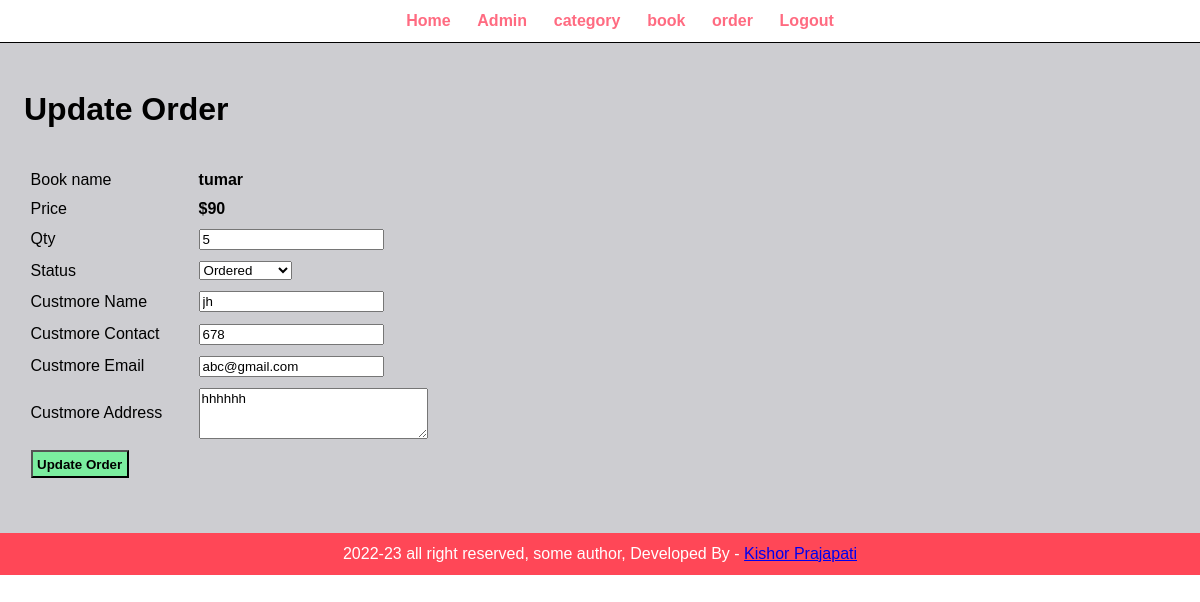
The page /admin/u-o.php?id=10 (signed in) on the database its author committed.
### tables this page shows
CREATE TABLE `order` (
  `id` int(10) UNSIGNED NOT NULL,
  `book` varchar(150) NOT NULL,
  `price` varchar(255) NOT NULL,
  `qty` decimal(10,0) NOT NULL,
  `total` varchar(255) NOT NULL,
  `order_date` datetime NOT NULL,
  `status` varchar(10) NOT NULL,
  `customer_name` varchar(10) NOT NULL,
  `customer_contect` varchar(20) NOT NULL,
  `customer_email` varchar(150) NOT NULL,
  `customer_address` varchar(255) NOT NULL
);

### admin/u-o.php (the view, shortened to what this page needs)
<?php include('p/menu.php');  ?>
<div class="main">
    <div class="wrapper">
        <h1>Update Order</h1><br><br>
        <?php
            if(isset($_GET['id'])){
                $id = $_GET['id'];
                $sql = "SELECT * FROM `order` WHERE id=$id";
                $res = mysqli_query($conn, $sql);
                $count = mysqli_num_rows($res);
                if($count==1){
                    $row=mysqli_fetch_assoc($res);
                        $book = $row['book'];
                        $price = $row['price'];
                        $qty = $row['qty'];
                        $status = $row['status'];
                        $customer_name = $row['customer_name'];
                        $customer_contect = $row['customer_contect'];
                        $customer_email = $row['customer_email'];
                        $customer_address = $row['customer_address'];
                }else{
                    header("location:".SIT."admin/m-o.php");
                }
            }else{
                header("location:".SIT."admin/m-o.php");
            }
        ?>
        <form action="#" method='POST'>
    <table class="tbl-30">
    <tr>
        <td>Book name</td>
        <td><b><?php echo $book; ?></b></td>
    </tr>
    <tr>
        <td>Price</td>
        <td><b>$<?php echo $price; ?></b></td>
    </tr>
    <tr>
        <td>Qty</td>
        <td>
            <input type='number' name='qty' value='<?php echo $qty; ?>'>
        </td>
    </tr>
    <tr>
        <td>Status</td>
        <td>
            <select name='status'>
            <option <?php if($status=='Ordered'){echo "selected";} ?>value='Ordered'>Ordered</option>
            </select>
        </td>
    </tr>
    <tr>
        <td>Custmore Name</td>
        <td><input type='text' name='customer_name' value='<?php echo $customer_name; ?>'></td>
    </tr>
    <tr>
        <td>Custmore Contact</td>
        <td><input type='text' name='customer_contect' value='<?php echo $customer_contect; ?>'></td>
    </tr>
    <tr>
        <td>Custmore Email</td>
        <td><input type='text' name='customer_email' value='<?php echo $customer_email; ?>'></td>
    </tr>
    <tr>
        <td>Custmore Address</td>
        <td><textarea  name='customer_address' value='' cols='26' rows='3'><?php echo $customer_address; ?></textarea></td>
    </tr>
    <tr>
       <td colspan='2'>
        <input type='submit' name='submit' value='Update Order' class='btn-s'>
       </td>
    </tr>
    </table>
</form>
</div>
</div>
<?php include('p/f.php');  ?>

### css/admin.css (style rules this page uses)
* { margin:0; font-family:Arial, Helvetica, sans-serif; }
.wrapper { padding:1%; width:96%; margin:0 auto; }
.main { background-color: #cdcdd1; padding:3% 0; width:100%; }
table tr td { padding:1%; }
.btn-s { background-color:#7bed9f; text-decoration:none; padding:1%; color:black; font-weight:bold; cursor:pointer; }
.tbl-30 { width:40%; }

### rows shown on the page
order: book "tumar", price "90", qty "5", customer_name "jh", customer_contect "678", customer_email "abc@gmail.com", customer_address "hhhhhh"
